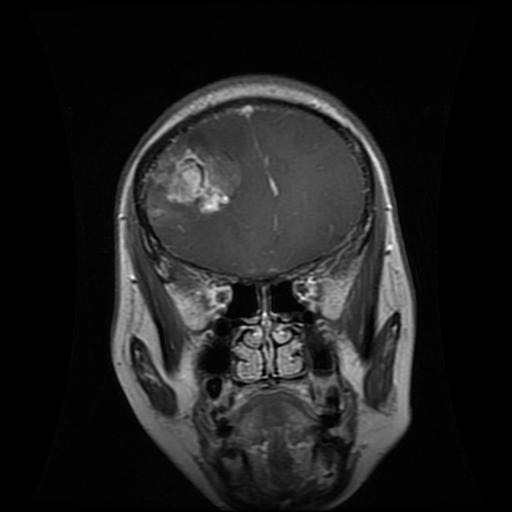
#> input picture Brain Tumor Segmentation Dataset/image/1/Tr-glTr_0000.jpg, 512 x 512 px
$ jupyter execute --allow-errors image_segment.ipynb
#> lines starting #> are read from the running program, lines starting #| are printed output that depends on the picture
[cell 1]
import cv2
import numpy as np
import matplotlib.pyplot as plt
from sklearn.cluster import DBSCAN
from sklearn.preprocessing import StandardScaler
import os
import random
from kneed import KneeLocator

[cell 2]
def showImages(idxs, image_files=None, images=None):
    plt.figure(figsize=(20, 10))
    if image_files is not None:
        for i, idx in enumerate(idxs):
            img = cv2.imread(image_files[idx])
            img = cv2.cvtColor(img, cv2.COLOR_BGR2RGB)  # Chuyển sang RGB
            plt.subplot(1, 5, i + 1)
            plt.imshow(img)
            plt.axis('off')
            plt.title(f"Ảnh {i+1}")
    elif images is not None:
        for i in range(len(idxs)):
            plt.subplot(1, 5, i + 1)
            plt.imshow(images[i], cmap='gray')  # Hiển thị ảnh xám
            plt.axis('off')
            plt.title(f"Ảnh {i+1}")
    else:
        raise ValueError("Cần cung cấp ít nhất một trong hai tham số: image_files hoặc images")

    plt.show()

1. Tiền xử lý dữ liệu

[cell 3]
data_dir = r'./Brain Tumor Segmentation Dataset/image'
image_files = []

# Đọc tất cả ảnh gốc vào image_files
for root, dirs, files in os.walk(data_dir):
    for file in files:
        if file.endswith('.jpg'):
            image_files.append(os.path.join(root, file))

# Kiểm tra số lượng ảnh
print(f"Số lượng ảnh (thư mục image): {len(image_files)}")

# Hiển thị ngẫu nhiên 3 ảnh mẫu
sample_idxs = random.sample(range(len(image_files)), min(3, len(image_files)))

print("3 ảnh ngẫu nhiên:")
showImages(sample_idxs, image_files=image_files)
#> in showImages, img is the input picture: shape (512, 512, 3); min 0, max 255, mean 31.4
#> in showImages, `plt.show()`:
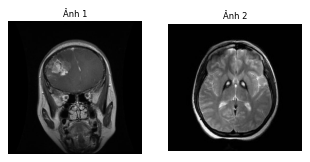
#> figure drawn by matplotlib, 2 panels

[cell 4]
gray_images = []
for idx in sample_idxs:
    gray_img = cv2.imread(image_files[idx], cv2.IMREAD_GRAYSCALE)
#> gray_img: shape (512, 512); min 0, max 255, mean 31.4
    gray_images.append(gray_img)

print("3 ảnh xám mẫu:")
showImages(sample_idxs, images=gray_images)

[cell 5]
# Resize ảnh về kích thước 192x192
resized_images = []
size = (192, 192)
for img in gray_images:
    resized_img = cv2.resize(img, size, cv2.INTER_AREA)
    resized_images.append(resized_img)
#> this loop made 2 passes
#> pass 2, `resized_img = cv2.resize(img, size, cv2.INTER_AREA)`:
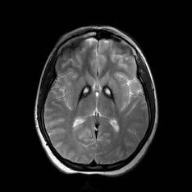
#> resized_img: shape (192, 192); min 0, max 251, mean 39.5
#> after the loop, resized_images = 2 items

print("3 ảnh xám đã resize mẫu:")
showImages(sample_idxs, images=resized_images)
#> the loop in showImages (call 3), `for i in range(len(idxs)):` made 2 passes
#> in showImages (call 3), `plt.show()`:
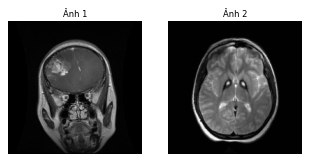
#> figure drawn by matplotlib, 2 panels

[cell 6]
# Cân bằng histogram => Tăng độ tương phản
equalized_images = []
for img in resized_images:
    equalized_img = cv2.equalizeHist(img)  # Cân bằng histogram
    equalized_images.append(equalized_img)
#> this loop made 2 passes
#> pass 1, `equalized_img = cv2.equalizeHist(img)`:
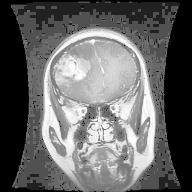
#> equalized_img: shape (192, 192); min 0, max 255, mean 103.1
#> pass 2, `equalized_img = cv2.equalizeHist(img)`:
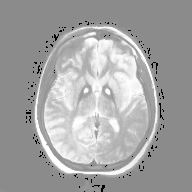
#> equalized_img: shape (192, 192); min 0, max 255, mean 163.9
#> after the loop, equalized_images = 2 items

print("3 ảnh xám đã cân bằng histogram mẫu:")
showImages(sample_idxs, images=equalized_images)

[cell 7]
# Làm mịn ảnh
blurred_images = []
for img in equalized_images:
    blurred_img = cv2.GaussianBlur(img, (3, 3), 0)
    blurred_images.append(blurred_img)
#> this loop made 2 passes
#> pass 1, `blurred_img = cv2.GaussianBlur(img, (3, 3), 0)`:
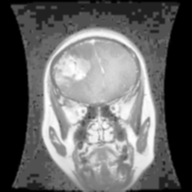
#> blurred_img: shape (192, 192); min 0, max 255, mean 103.2
#> pass 2, `blurred_img = cv2.GaussianBlur(img, (3, 3), 0)`:
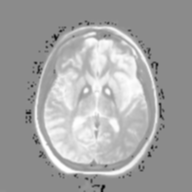
#> blurred_img: shape (192, 192); min 0, max 255, mean 163.9
#> after the loop, blurred_images = 2 items
print("3 ảnh xám đã làm mịn mẫu:")
showImages(sample_idxs, images=blurred_images)

2. Áp dụng thuật toán DBSCAN

[cell 8]
for image in blurred_images:
    h, w = image.shape
    X = np.column_stack((np.indices((h, w)).reshape(2, -1).T, image.flatten()))
    db = DBSCAN(eps=5, min_samples=10).fit(X)
    labels = db.labels_.reshape(h, w)

    plt.figure(figsize=(10, 5))
    plt.subplot(1, 2, 1)

    plt.subplot(1, 2, 1)
    plt.title("Ảnh gốc")
    plt.imshow(image, cmap='gray')
    plt.axis('off')

    # Ảnh sau phân đoạn DBSCAN
    plt.subplot(1, 2, 2)
    plt.title("Ảnh sau phân đoạn DBSCAN")
    plt.imshow(labels, cmap='jet')  # Sử dụng cmap='jet' để hiển thị các cụm
    plt.axis('off')

    plt.show()
#> this loop made 2 passes
#> (h, w) on passes 1 to 2: (192, 192), (192, 192)
#> pass 1, `labels = db.labels_.reshape(h, w)`:
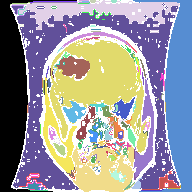
#> labels: shape (192, 192) int64; 121 distinct labels, from -1 to 119; one colour per label, 0 black, -1 white
#> pass 2, `labels = db.labels_.reshape(h, w)`:
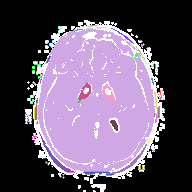
#> labels: shape (192, 192) int64; 53 distinct labels, from -1 to 51; one colour per label, 0 black, -1 white

[cell 9]
# Tìm eps tối ưu dựa trên k-distance
from sklearn.neighbors import NearestNeighbors
def getEps(X_scaled):
    k = 10
    neigh = NearestNeighbors(n_neighbors=k)
    neigh.fit(X_scaled)
    distances, _ = neigh.kneighbors(X_scaled)
    distances = np.sort(distances[:, k-1], axis=0)

    kneedle = KneeLocator(range(len(distances)), distances, curve="convex", direction="increasing")
    knee_eps = kneedle.knee_y

    n_points = len(distances)
    all_coords = np.arange(n_points)
    first_derivative = np.diff(distances)
    second_derivative = np.diff(first_derivative)
    knee_idx = np.argmax(second_derivative) + 1
    knee_eps = distances[knee_idx]

    print(knee_eps)

    plt.figure(figsize=(10, 5))
    plt.plot(distances, label='k-distance')
    plt.axhline(y=knee_eps, color='r', linestyle='--', label=f'Estimated eps = {knee_eps:.3f}')
    plt.title(f"k-distance Graph (k={k})")
    plt.xlabel("Points (sorted)")
    plt.ylabel(f"Distance to {k}th Nearest Neighbor")
    plt.legend()
    plt.grid(True)
    plt.show()
    return knee_eps

[cell 10]
# Áp dụng DBSCAN
db = DBSCAN(eps=4, min_samples=30)
results = []

#> (the rest of this cell did not finish here and is left out)

[cell 11]
# Hậu xử lý
for i, res in enumerate(results):
    unique_labels, counts = np.unique(res[0][res[0] != -1], return_counts=True)
    if len(unique_labels) > 0:
        tumor_label = unique_labels[np.argmax(counts)]  # Cụm lớn nhất
        tumor_mask = (res[1] == tumor_label).astype(np.uint8) * 255
    else:
        tumor_mask = np.zeros_like(res[1], dtype=np.uint8)

    # Trực quan hóa
    plt.figure(figsize=(15, 5))
    plt.subplot(1, 3, 1)
    plt.imshow(resized_images[i], cmap='gray')
    plt.title("Ảnh gốc (resize)")
    plt.subplot(1, 3, 2)
    plt.imshow(res[1], cmap='jet')
    plt.title("Kết quả DBSCAN")
    plt.subplot(1, 3, 3)
    plt.imshow(tumor_mask, cmap='gray')
    plt.title("Mặt nạ khối u")
    plt.show()
